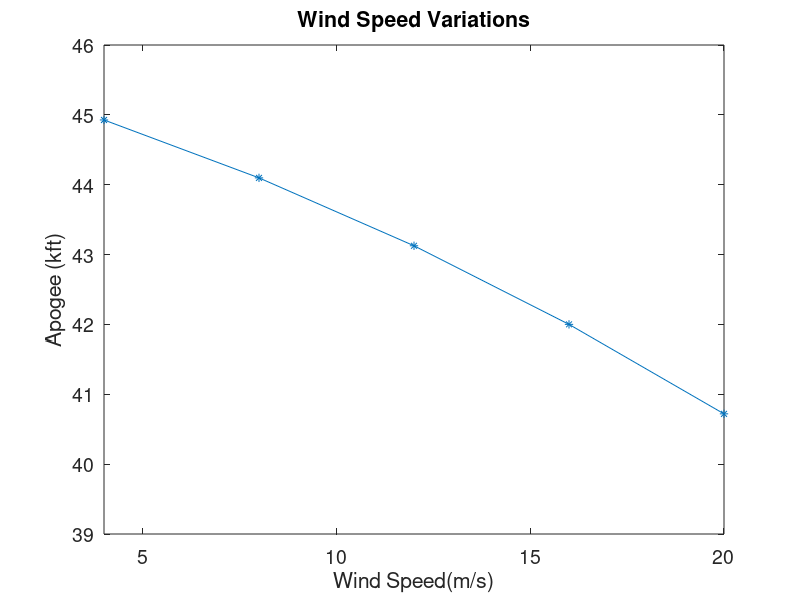
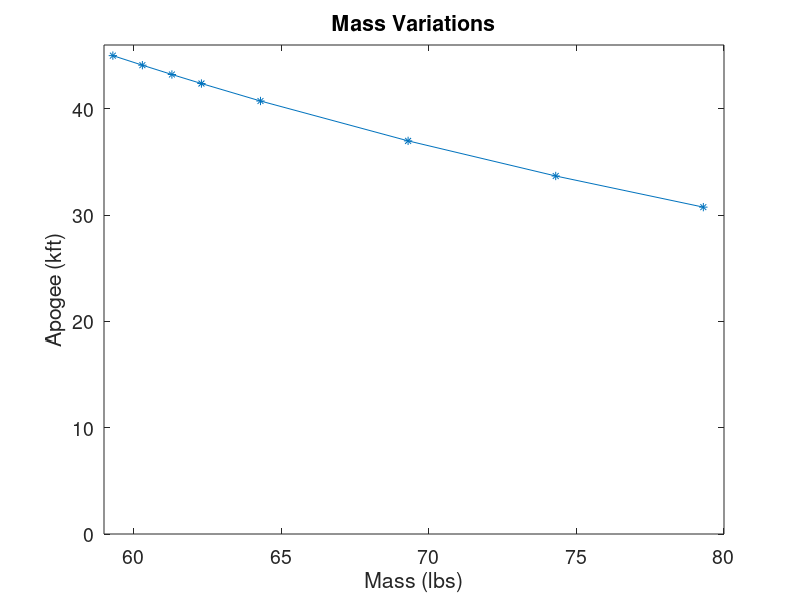
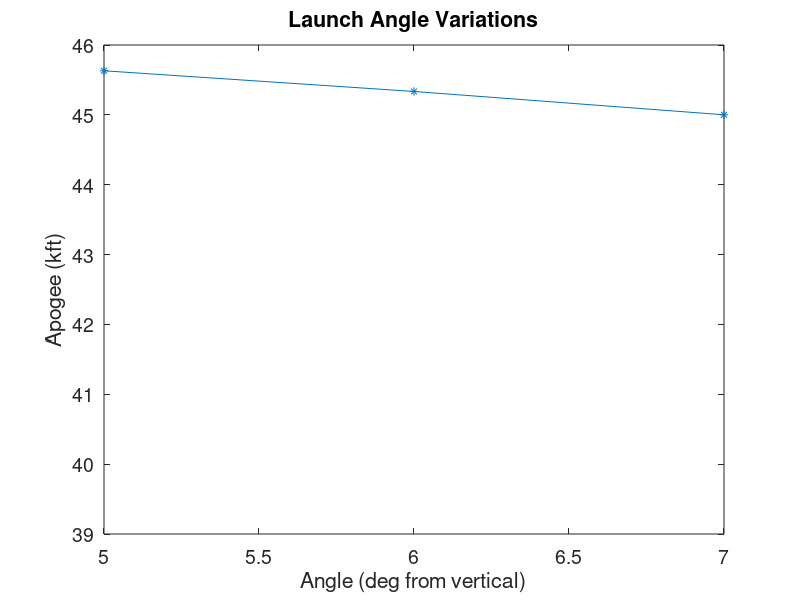
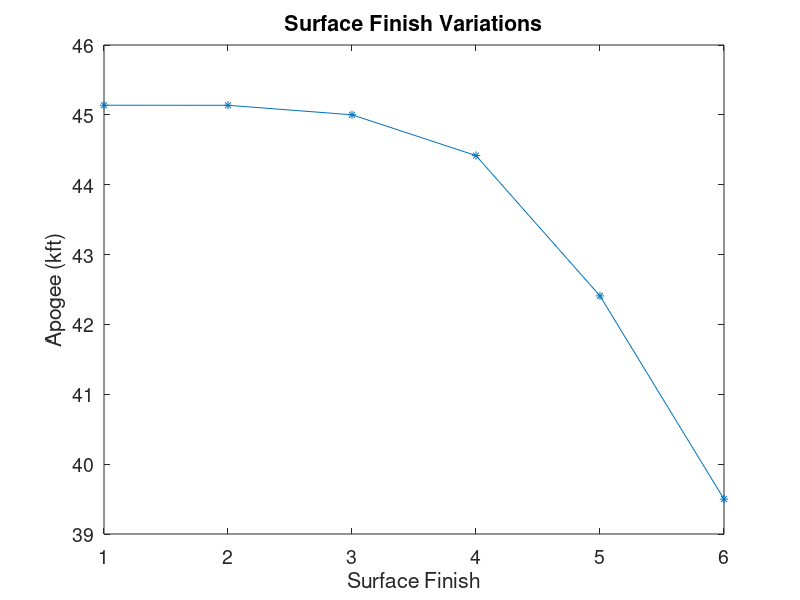

These charts were generated, in order, by the following MATLAB code:
%for github 

%Plot Wind Speed Variations
WindSpeed = [4 8 12 16 20]
Altitude_Wind = [44.927 44.098 43.126 42.001 40.720]
plot (WindSpeed, Altitude_Wind,'-*')
xlabel('Wind Speed(m/s)')
ylabel('Apogee (kft)')
title('Wind Speed Variations')
axis([4, 20, 39, 46])
set(gca,'fontsize', 14)
figure() 

%Plot Mass Variations
Mass = [59.3, 60.3, 61.3, 62.3, 64.3, 69.3, 74.3, 79.3]
Altitude_Mass = [45.001 44.102 43.226 42.376 40.733 36.982 33.678 30.748] 
plot (Mass, Altitude_Mass, '-*')
xlabel('Mass (lbs)')
ylabel('Apogee (kft)')
title('Mass Variations')
axis([59, 80, 0, 46])
set(gca,'fontsize', 14)
figure() 

%Launch Angle Variations
Launch_Angle = [5 6 7]
Altitude_Angle = [45.631 45.335 45.001] 
plot (Launch_Angle, Altitude_Angle, '-*')
xlabel('Angle (deg from vertical)')
ylabel('Apogee (kft)')
title('Launch Angle Variations')
axis([5, 7, 39, 46])
set(gca,'fontsize', 14)
figure() 

%Surface Finish Variations
SF = [ 1 2 3 4 5 6 ]
Altitude_SF = [45.138 45.137 45.001 44.417 42.408 39.499]
plot (SF, Altitude_SF, '-*')
xlabel('Surface Finish')
ylabel('Apogee (kft)')
title('Surface Finish Variations')
axis([1, 6, 39, 46])
set(gca,'fontsize', 14)

